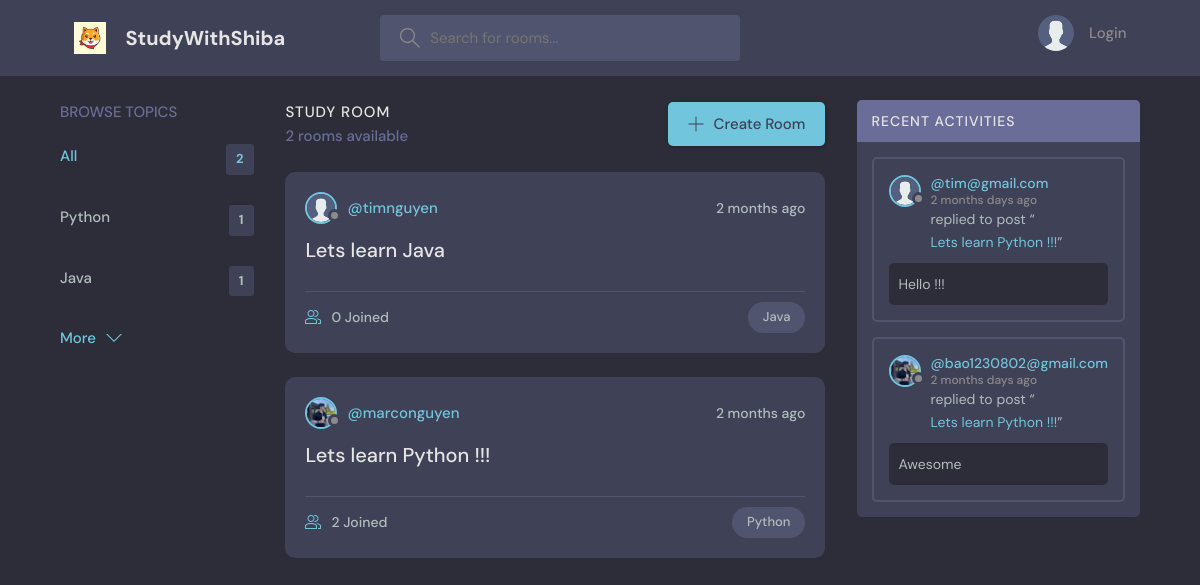
The page / on the database its author committed.
### base/models.py (models this page shows, shortened)
class Topic(models.Model):
    name = models.CharField(max_length= 200)

class Room(models.Model): # Từ Room viết hoa chữ R như trong class code trong python
    host = models.ForeignKey(User, on_delete= models.SET_NULL, null= True)
    topic = models.ForeignKey(Topic, on_delete= models.SET_NULL, null= True)
    name = models.CharField(max_length= 200)
    description = models.TextField(null= True, blank= True)
    participants = models.ManyToManyField(User, related_name= 'participants', blank= True) # đang ở trong trang web, sử dụng mối quan hệ many to many
    updated = models.DateTimeField(auto_now= True) # auto now -> takes a snapshot on every time we save item(s)
    created = models.DateTimeField(auto_now_add= True) # created -> takes a stamp when we first create item
    class Meta:
        ordering = ['-updated', '-created'] # bỏ thêm dấu - để lên đầu, ko thì ở chót
    def __str__(self):
        return self.name

class User(AbstractUser):
    name = models.CharField(max_length = 200, null = True)
    email = models.EmailField(unique = True, null = True)
    bio = models.TextField(null = True)
    avatar = models.ImageField(null = True, default = "avatar.svg")
    USERNAME_FIELD = 'email'
    REQUIRED_FIELDS = []

class Message(models.Model):
    user = models.ForeignKey(User, on_delete= models.CASCADE) # 1 user can have many mess(s)
    room = models.ForeignKey(Room, on_delete= models.CASCADE) # 1 to many, khi xoa phong thi toan bo message cua room do deu bi xoa
    body = models.TextField()
    updated = models.DateTimeField(auto_now= True) # auto now -> takes a snapshot on every time we save item(s)
    created = models.DateTimeField(auto_now_add= True) # created -> takes a stamp when we first create item
    class Meta:
        ordering = ['-updated', '-created']
    def __str__(self):
        return self.body[0:50]

### base/views.py (the view)
# urls.py: 2. Add a URL to urlpatterns:  path('', views.home, name='home')
def home(request):
    q = request.GET.get('q') if request.GET.get('q') != None else '' # chứa cái tên topics để ném vào
    rooms = Room.objects.filter(
        Q(topic__name__icontains = q) |
        Q(name__icontains = q) |
        Q(description__icontains = q)
    ) # override the 'room' value
    topics = Topic.objects.all()[0:4]
    room_count = rooms.count()
    room_messages = Message.objects.filter(Q(room__topic__name__icontains= q)) # Q look up cho room
    context = {'rooms': rooms, 'topics': topics, 'room_count': room_count,
                    'room_messages': room_messages}
    return render(request, 'base/home.html', context)

### base/templates/base/home.html (shortened to what this page needs)
{% extends 'main.html' %}
{% block content %}
  <main class="layout layout--3">
    <div class="container">
      <div>
        {% include 'base/topics_component.html'%}
      </div>
      <div class="roomList">
        <div class="roomList__header">
          <div>
            <h2>Study Room</h2>
            <p>{{room_count}} rooms available</p>
          </div>
          <a class="btn btn--main" href="{% url 'create-room' %}">
            <svg version="1.1" xmlns="http://www.w3.org/2000/svg" width="32" height="32" viewBox="0 0 32 32">
              <title>add</title>
              <path
                d="M16.943 0.943h-1.885v14.115h-14.115v1.885h14.115v14.115h1.885v-14.115h14.115v-1.885h-14.115v-14.115z"
              ></path>
            </svg>
            Create Room
          </a>
        </div>
        {% include 'base/feed_component.html'%}
      </div>
      <div>
        {% include 'base/activity_component.html'%}
      </div>
    </div>
  </main>
{% endblock %}

### base/templates/base/topics_component.html (shortened to what this page needs)
<div class="topics">
    <div class="topics__header">
        <h2>Browse Topics</h2>
    </div>
    <ul class="topics__list">
        <li>
            <a href="{% url 'home' %}" class="active">All <span>{{topics.count}}</span></a>
        </li>
        {% for topic in topics %}
        <li>
            <a href="{% url 'home' %}?q={{topic.name}}">{{topic.name}}<span>{{topic.room_set.all.count}}</span></a>
        </li>
        {% endfor %}
    </ul>
    <a class="btn btn--link" href="{% url 'topics' %}">
      More
      <svg version="1.1" xmlns="http://www.w3.org/2000/svg" width="32" height="32" viewBox="0 0 32 32">
        <title>chevron-down</title>
        <path d="M16 21l-13-13h-3l16 16 16-16h-3l-13 13z"></path>
      </svg>
    </a>
</div>

### base/templates/base/feed_component.html (shortened to what this page needs)
{% for room in rooms %}
    <div class="roomListRoom">
        <div class="roomListRoom__header">
            <a href="{% url 'user-profile' room.host.id %}" class="roomListRoom__author">
                <div class="avatar avatar--small">
                    <img src="{{room.host.avatar.url}}" />
                </div>
                <span>@{{room.host.username}}</span>
            </a>
            <div class="roomListRoom__actions">
                <span>{{room.created|timesince}} ago</span>
            </div>
        </div>
        <div class="roomListRoom__content">
            <a href="{% url 'room' room.id %}">{{room.name}}</a>
        </div>
        <div class="roomListRoom__meta">
            <a href="{% url 'room' room.id %}" class="roomListRoom__joined">
                {{room.participants.all.count}} Joined
            </a>
            <p class="roomListRoom__topic">{{room.topic.name}}</p>
        </div>
    </div>
{% endfor %}

### base/templates/base/activity_component.html (shortened to what this page needs)
{% load static %}
<div class="activities">
    <div class="activities__header">
        <h2>Recent Activities</h2>
    </div>
    {% for message in room_messages %}
    <div class="activities__box">
        <div class="activities__boxHeader roomListRoom__header">
            <a href="{% url 'user-profile' message.user.id %}" class="roomListRoom__author">
                <div class="avatar avatar--small">
                    <img src="{{message.user.avatar.url}}" />
                </div>
                <p>
                    @{{message.user}}
                    <span>{{message.created|timesince}} days ago</span>
                </p>
            </a>
        </div>
        <div class="activities__boxContent">
            <p>replied to post “<a href="{% url 'room' message.room.id %}">{{message.room}}</a>”</p>
            <div class="activities__boxRoomContent">
                {{message.body}}
            </div>
        </div>
    </div>
    {% endfor %}
</div>

### rows shown on the page
Topic: name "Python", room_set.all.count "1"
Topic: name "Java", room_set.all.count "1"
Room: host.avatar (placeholder picture), host.username "timnguyen", created "2 months", name "Lets learn Java", participants.all.count "0", topic.name "Java"
Room: host.avatar (picture), host.username "marconguyen", created "2 months", name "Lets learn Python !!!", participants.all.count "2", topic.name "Python"
Message: user.avatar (placeholder picture), user "tim@gmail.com", created "2 months", room "Lets learn Python !!!", body "Hello !!!"
Message: user.avatar (picture), user "bao1230802@gmail.com", created "2 months", room "Lets learn Python !!!", body "Awesome"

### other values the page prints
{{ topics.count }} "2"
{{ room_count }} "2"
